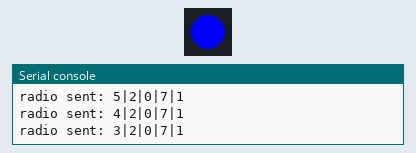
This program was run on a simulated Pycom board running MicroPython. Shown: 1 RGB LEDs in strip order, left to right, the last lines printed to the serial console. No radio messages arrive unless stated (any console line starting 'radio sent:' is added by the test bench); the interpreter's speed is modelled, so counts of loop turns are approximate; the clock reads 2024-03-15 10:24:30 at power-on unless the program sets it.

Above: at 3.0 s.
At 22.0 s:
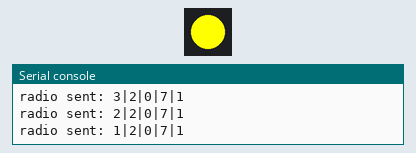
Timing chart, 0 to 49.4 s (numbered marks = the images above):
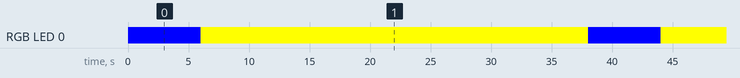

Measured:
- by itself, RGB LED 0: alternates RGB(255, 255, 0) for 32.0 s and RGB(0, 0, 255) for 6.0 s

The program:

main.py
```python
import socket
import struct
from network import LoRa
import time
from machine import UART
import utime
import sys
import os
import pycom
import machine

uart = UART(0, 57600)
uart.init(57600, bits=8, parity=None, stop=1)

tx_p = 14
bw = LoRa.BW_125KHZ
s_f = 12
c_r = LoRa.CODING_4_5

pycom.heartbeat(False)

"""
Methods that emulate random module in python
"""

"""
Returns the bit length of an integer
"""


def bit_len(n):
    length = 0
    while n:
        n >>= 1
        length += 1
    return length


def last_bit(f):
    return struct.pack('!f', f)[-1] & 1


"""
Returns k random bits using a relative drift of two clocks,
based on the assumption that they are different
"""


def get_random_bits(k):
    result = 0
    for _ in range(k):
        time.sleep(0)
        result <<= 1
        result = result | last_bit(utime.ticks_cpu())
    return result


def random_bits_using_os_urandom(k):
    return int.from_bytes(os.urandom(k), sys.byteorder)


"""
Returns a random int in the range [0,n)
"""


def random_below(n):
    if n <= 0:
        raise ValueError
    k = bit_len(n)
    r = get_random_bits(k)
    while r >= n:
        r = get_random_bits(k)
    return r


def random_integer(a, b):
    return a + random_below(b - a + 1)


"""
Methods for generating random values of LoRa channel parameters
"""


def randomize_tx_power():
    return random_integer(2, 14)


def randomize_bandwith():
    list_of_bandwith_values = [LoRa.BW_125KHZ, LoRa.BW_250KHZ]
    rand_index = random_integer(0, 1)
    return list_of_bandwith_values[rand_index]


def randomize_sf():
    return random_integer(7, 12)


def randomize_coding_rate():
    list_of_coding_rate_values = [
        LoRa.CODING_4_5, LoRa.CODING_4_6, LoRa.CODING_4_7, LoRa.CODING_4_8]
    rand_index = random_integer(0, 3)
    return list_of_coding_rate_values[rand_index]


# LoRa setup
lora = LoRa(mode=LoRa.LORA, rx_iq=True)
#lora.init(mode=LoRa.LORA, tx_power=14, bandwidth=LoRa.BW_125KHZ, sf=12, coding_rate=LoRa.CODING_4_5)
lora_sock = socket.socket(socket.AF_LORA, socket.SOCK_RAW)
lora_sock.setblocking(False)

while True:

    lora.init(mode=LoRa.LORA, tx_power=14, bandwidth=LoRa.BW_125KHZ,
              sf=12, coding_rate=LoRa.CODING_4_7)

    tx_p = randomize_tx_power()
    bw = randomize_bandwith()
    s_f = randomize_sf()
    c_r = randomize_coding_rate()
    # time.sleep(1)

    """
    Broadcast new parameters to nodes
    """
    for i in range(0, 5):
        lora_params = str(5-i) + "|" + str(tx_p) + "|" + str(bw) + "|" + \
            str(s_f) + "|" + str(c_r)
        # print("NEW PARAMETERS: ", lora_params)
        lora_sock.send(lora_params)
        pycom.rgbled(0x0000ff) # blue = transmit new channel parameters
        time.sleep(1)

    """
    Get into receive mode to receive data from nodes
    """
    lora.init(mode=LoRa.LORA, tx_power=tx_p,
              bandwidth=bw, sf=s_f, coding_rate=c_r)
    time.sleep(1)

    """
    Receive data for 30 seconds and write it to UART
    """
    timeout = time.time() + 30*1
    while True:
        pycom.rgbled(0xffff00) # yellow = in receive mode
        test = 0
        if test == 1 or time.time() > timeout:
            break

        recv_pkg = lora_sock.recv(512)
        data = recv_pkg.decode('UTF-8')

        if data:

            stats = lora.stats()
            rssi = stats[1]
            signal_to_noise = stats[2]

            line = (str(data) + "|" + str(rssi) + "|" + str(signal_to_noise) +
                    "|" + str(tx_p) + "|" + str(bw) + "|" +
                    str(s_f) + "|" + str(c_r) + "\r\n")
            uart.write(line)
            # print(line)
            test = test - 1
            pycom.rgbled(0x00ff00) # package has been received
            time.sleep(1)

    time.sleep(1)
```

boot.py
```python
from machine import UART
import machine
import os

uart = UART(0, baudrate=115200)
os.dupterm(uart)

machine.main('main.py')
```
